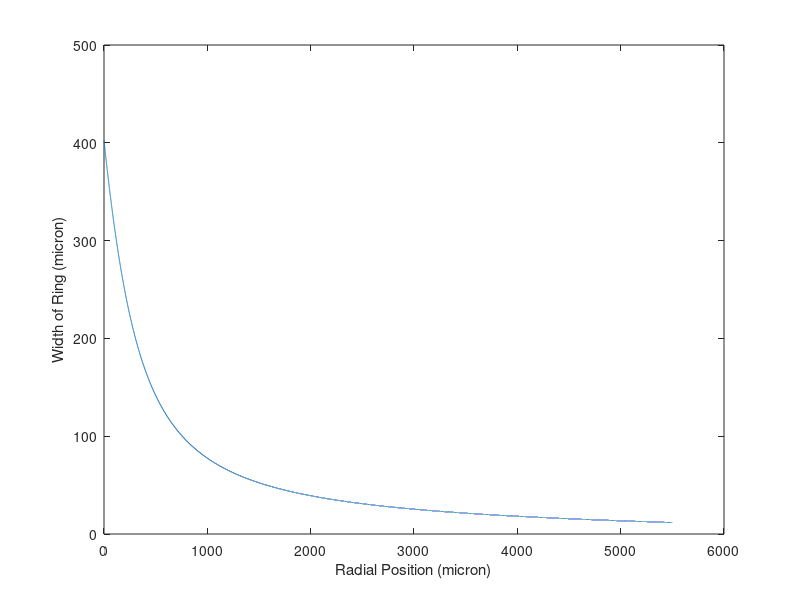

The MATLAB script that drew this image:
clear all
Axial_resolution=9;

r=0:0.1:5500;    %micron
R=9000;      %micron
conic=0;
Cornea_function=R-((r.^2)/R)./(1+(1-(1+conic).*(r/R).^2).^0.5);

for j=1:length(r)
    if isempty(find(Cornea_function<(Cornea_function(j)-Axial_resolution),1,'first'))
        Lateral_resolution(j)=Lateral_resolution(j-1);
    else
        Lateral_resolution(j)=r(find(Cornea_function<(Cornea_function(j)-Axial_resolution),1,'first'))-r(j);
    end
end

%%
N=1;
p=1;
Cornea_function_2=R-Cornea_function;
Cornea_function_2_pre=0;
while(isempty(find(Cornea_function_2>(Cornea_function_2_pre+N),1,'first'))==0)
    index_array(p)=find(Cornea_function_2>(Cornea_function_2_pre+N),1,'first');
    Cornea_function_2_pre=Cornea_function_2(index_array(p));
    p=p+1;
end
r_array=r(index_array);
plot(r_array, '.');
xlabel('Frame Index');
ylabel('Radius of Ring (micron)');
%%
plot(r,Lateral_resolution);
xlabel('Radial Position (micron)');
%ylabel('Fringe Spacing (micron)');
ylabel('Width of Ring (micron)');